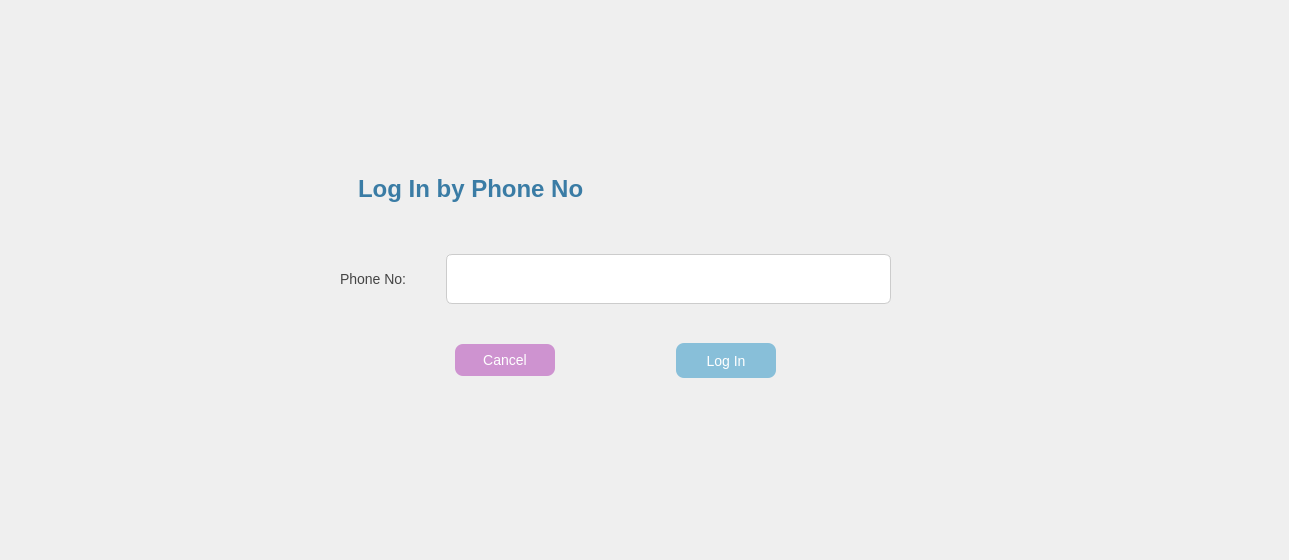
<?xml version="1.0" encoding="UTF-8"?>
<ui version="4.0">
 <class>ForgotPassword</class>
 <widget class="QDialog" name="ForgotPassword">
  <property name="geometry">
   <rect>
    <x>0</x>
    <y>0</y>
    <width>1289</width>
    <height>560</height>
   </rect>
  </property>
  <property name="windowTitle">
   <string>Dialog</string>
  </property>
  <property name="styleSheet">
   <string notr="true">QDialog {
    background-image: url(:/images/images/any_menu.png);
    background-repeat: no-repeat;
    background-position: center;
    background-attachment: fixed;
}</string>
  </property>
  <widget class="QWidget" name="verticalLayoutWidget">
   <property name="geometry">
    <rect>
     <x>340</x>
     <y>130</y>
     <width>551</width>
     <height>281</height>
    </rect>
   </property>
   <layout class="QVBoxLayout" name="verticalLayout">
    <item>
     <widget class="QLabel" name="titleLabel">
      <property name="sizePolicy">
       <sizepolicy hsizetype="Preferred" vsizetype="Fixed">
        <horstretch>0</horstretch>
        <verstretch>0</verstretch>
       </sizepolicy>
      </property>
      <property name="minimumSize">
       <size>
        <width>250</width>
        <height>50</height>
       </size>
      </property>
      <property name="styleSheet">
       <string notr="true">QLabel#titleLabel {
    font-size: 24px;
    font-weight: bold;
    color: #3a7ca5;
    padding: 12px;
}</string>
      </property>
      <property name="text">
       <string>Log In by Phone No</string>
      </property>
     </widget>
    </item>
    <item>
     <layout class="QHBoxLayout" name="phonenoLayout">
      <item>
       <widget class="QLabel" name="phonenoLabel">
        <property name="sizePolicy">
         <sizepolicy hsizetype="Fixed" vsizetype="Fixed">
          <horstretch>0</horstretch>
          <verstretch>0</verstretch>
         </sizepolicy>
        </property>
        <property name="minimumSize">
         <size>
          <width>100</width>
          <height>0</height>
         </size>
        </property>
        <property name="styleSheet">
         <string notr="true">QLabel {
    font-size: 14px;
    color: #444;
}</string>
        </property>
        <property name="text">
         <string>Phone No:</string>
        </property>
       </widget>
      </item>
      <item>
       <widget class="QLineEdit" name="phonenoLine">
        <property name="minimumSize">
         <size>
          <width>250</width>
          <height>50</height>
         </size>
        </property>
        <property name="styleSheet">
         <string notr="true">QLineEdit {
    font-size: 14px;
    padding: 6px;
    border: 1px solid #ccc;
    border-radius: 6px;
    background-color: white;
}</string>
        </property>
       </widget>
      </item>
     </layout>
    </item>
    <item>
     <layout class="QHBoxLayout" name="horizontalLayout">
      <item>
       <widget class="QPushButton" name="cancelButton">
        <property name="sizePolicy">
         <sizepolicy hsizetype="Fixed" vsizetype="Fixed">
          <horstretch>0</horstretch>
          <verstretch>0</verstretch>
         </sizepolicy>
        </property>
        <property name="minimumSize">
         <size>
          <width>100</width>
          <height>30</height>
         </size>
        </property>
        <property name="styleSheet">
         <string notr="true">QPushButton#cancelButton {
    background-color: #ce93d0;
    color: white;
    font-size: 14px;
    padding: 8px 16px;
    border: none;
    border-radius: 8px;
}
QPushButton#cancelButton:hover {
    background-color: #bb7abc;
}</string>
        </property>
        <property name="text">
         <string>Cancel</string>
        </property>
       </widget>
      </item>
      <item>
       <widget class="QPushButton" name="submitButton">
        <property name="sizePolicy">
         <sizepolicy hsizetype="Fixed" vsizetype="Fixed">
          <horstretch>0</horstretch>
          <verstretch>0</verstretch>
         </sizepolicy>
        </property>
        <property name="minimumSize">
         <size>
          <width>100</width>
          <height>35</height>
         </size>
        </property>
        <property name="styleSheet">
         <string notr="true">QPushButton#submitButton {
    background-color: #88bfd9;
    color: white;
    font-size: 14px;
    padding: 8px 16px;
    border: none;
    border-radius: 8px;
}
QPushButton#submitButton:hover {
    background-color: #6aaac1;
}</string>
        </property>
        <property name="text">
         <string>Log In</string>
        </property>
       </widget>
      </item>
     </layout>
    </item>
   </layout>
  </widget>
 </widget>
 <resources/>
 <connections/>
</ui>
